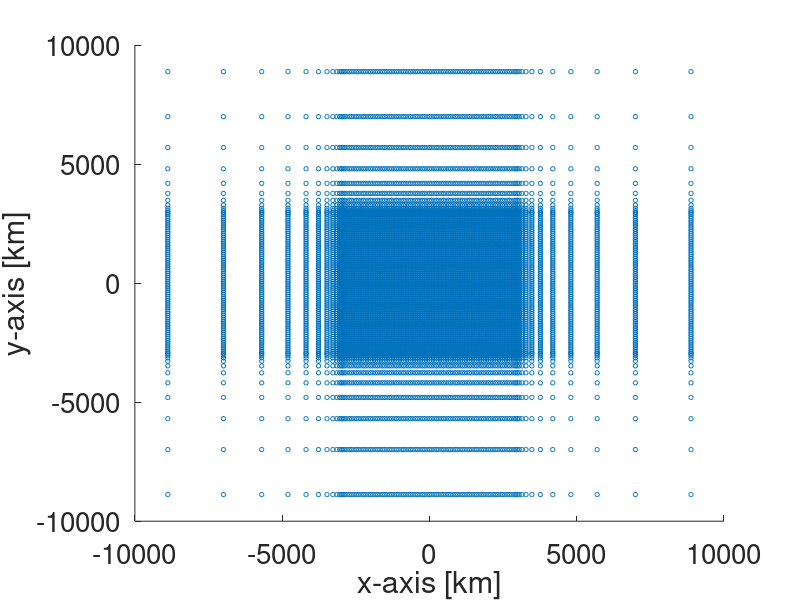
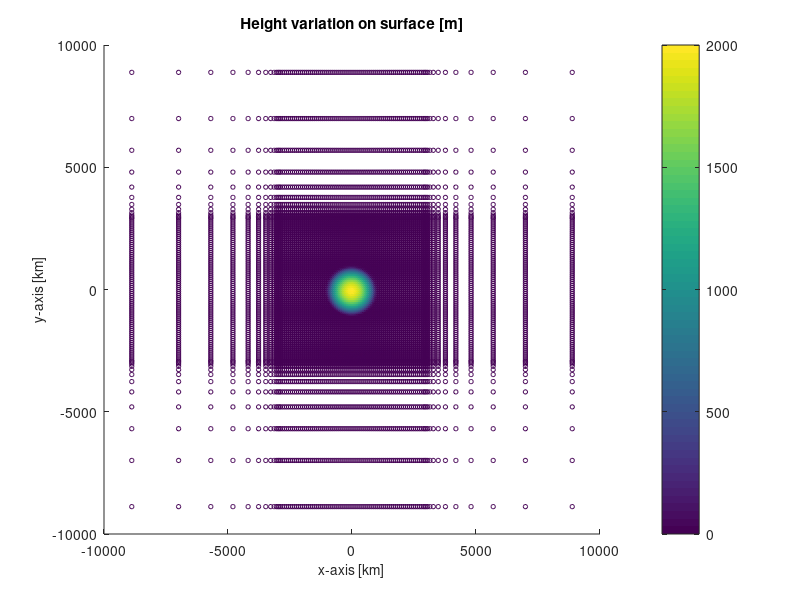

Recreate these plots in MATLAB, in order.
% Make topo file for benchmark

clear all; close all; clc

% Load X,Y,coordinates of the centroids of the elements in the FE model
load elements.txt
no = elements(:,1);
x = elements(:,2)/1000; % x-coordinate in [km]
y = elements(:,3)/1000; % y-coordinate in [km]
figure;
scatter(x,y,10);
xlabel('x-axis [km]','FontSize',20)
ylabel('y-axis [km]','FontSize',20)
set(gca,'FontSize',20)

% Parabolic ice cap 
hb       = 2000;    % maximum ice thickness [m]
rho_ice = 3500;      % density of ice [kg/m3]
g       = 1.7972;   % surface gravity [m/s]
base    = 1000;     % diameter of crater [km]
min_ice = 0;
z = - hb*(x/base).^2 - hb*(y/base).^2 + hb;
z(z<min_ice) = min_ice;

figure(30); scatter(x,y,10,z); colorbar
xlabel('x-axis [km]','FontSize',10)
ylabel('y-axis [km]','FontSize',10)
title('Height variation on surface [m]')

% % Save file
% % Element number, load type, magnitude
% % Write file
% fid = fopen('load','w'); 
% for ii = 1:length(x)
%     fprintf(fid,'%6i, P2,%12.3E\n',no(ii),z(ii)*g*rho_ice);
% end
% fclose(fid);









